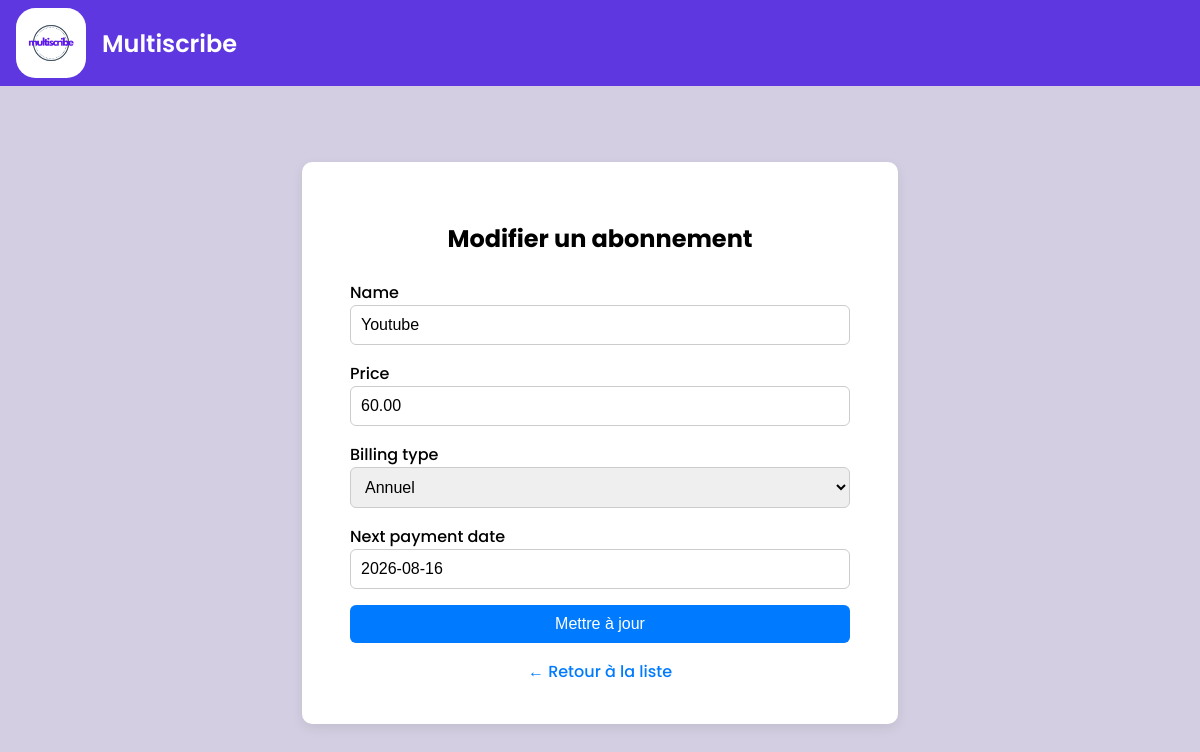
The page /modifier/9/ (signed in) on the database its author committed.
### multiscribe/models.py (models this page shows, shortened)
class Subscription(models.Model):
    BILLING_CHOICES = [
        ('monthly', 'Mensuel'),
        ('yearly', 'Annuel'),
    ]
    user = models.ForeignKey(User, on_delete=models.CASCADE, related_name='subscriptions')
    name = models.CharField(max_length=100)
    price = models.DecimalField(max_digits=7, decimal_places=2)
    billing_type = models.CharField(max_length=10, choices=BILLING_CHOICES)
    next_payment_date = models.DateField()
    logo = models.URLField(blank=True, null=True, help_text="URL du logo de l'abonnement (facultatif)")

### multiscribe/views.py (the view)
# urls.py: path('modifier/<int:pk>/', views.modifier_abonnement, name='modifier_abonnement'),
@login_required
def modifier_abonnement(request, pk):
    abonnement = get_object_or_404(Subscription, pk=pk, user=request.user)
    if request.method == 'POST':
        form = SubscriptionForm(request.POST, instance=abonnement)
        if form.is_valid():
            form.save()
            return redirect('multiscribe-liste')
    else:
        form = SubscriptionForm(instance=abonnement)
    return render(request, 'multiscribe/abonnement_form.html', {
        'form': form,
        'abonnement': abonnement  # <-- important
    })

### multiscribe/forms.py
class SubscriptionForm(forms.ModelForm):
    class Meta:
        model = Subscription
        fields = ['name', 'price', 'billing_type', 'next_payment_date']

### multiscribe/templates/multiscribe/abonnement_form.html (shortened to what this page needs)
{% load static %}
<!DOCTYPE html>
<html lang="fr">
<head>
</head>
<body>
  <div class="navbar">
    <img src="{% static 'images/logo3.png' %}" alt="Logo Multiscribe" class="logo">
    Multiscribe
  </div>
  <div class="center-wrapper">
    <div class="form-container">
      <h2>{% if form.instance.pk %}Modifier{% else %}Ajouter{% endif %} un abonnement</h2>
      <form method="post">
        {% for field in form %}
          <div>
            <label for="{{ field.id_for_label }}">{{ field.label }}</label>
            {{ field }}
          </div>
        {% endfor %}
        <button type="submit">
          {% if form.instance.pk %}Mettre à jour{% else %}Ajouter{% endif %}
        </button>
      </form>
      <div class="back-link">
        <a href="{% url 'multiscribe-liste' %}">← Retour à la liste</a>
      </div>
    </div>
  </div>
</body>
</html>

### multiscribe/templates/multiscribe/abonnement_form.html (style rules this page uses)
html, body { margin: 0; padding: 0; background-color: #d3cee1; font-family: 'Poppins', sans-serif; display: flex; flex-direction: column; min-height: 100vh; }
.navbar { background-color: #5f37e0; color: white; display: flex; align-items: center; gap: 1rem; padding: 0.5rem 1rem; font-size: 1.5rem; font-weight: 600; }
.navbar .logo { height: 70px; object-fit: contain; border-radius: 28%; }
.center-wrapper { flex: 1; display: flex; justify-content: center; align-items: center; padding: 2rem; }
.form-container { background: white; padding: 2.5rem 3rem; border-radius: 10px; box-shadow: 0 4px 12px rgba(0, 0, 0, 0.08); max-width: 500px; width: 100%; }
h2 { text-align: center; margin-bottom: 1.5rem; }
form { display: flex; flex-direction: column; gap: 1rem; }
label { font-weight: 500; margin-bottom: 0.3rem; }
input[type="text"], input[type="number"], input[type="email"], input[type="date"], select { padding: 10px; font-size: 1rem; border: 1px solid #ccc; border-radius: 6px; width: 100%; box-sizing: border-box; }
button { padding: 10px; background-color: #007bff; border: none; color: white; border-radius: 6px; cursor: pointer; font-size: 1rem; transition: background-color 0.2s ease; }
.back-link { margin-top: 1rem; text-align: center; }
.back-link a { color: #007bff; text-decoration: none; font-weight: 500; }

### rows shown on the page
Subscription: form "Youtube" "60.00" "Annuel" "2026-08-16"

### other values the page prints
{{ field.label }} "Name" "Price" "Billing type" "Next payment date"
